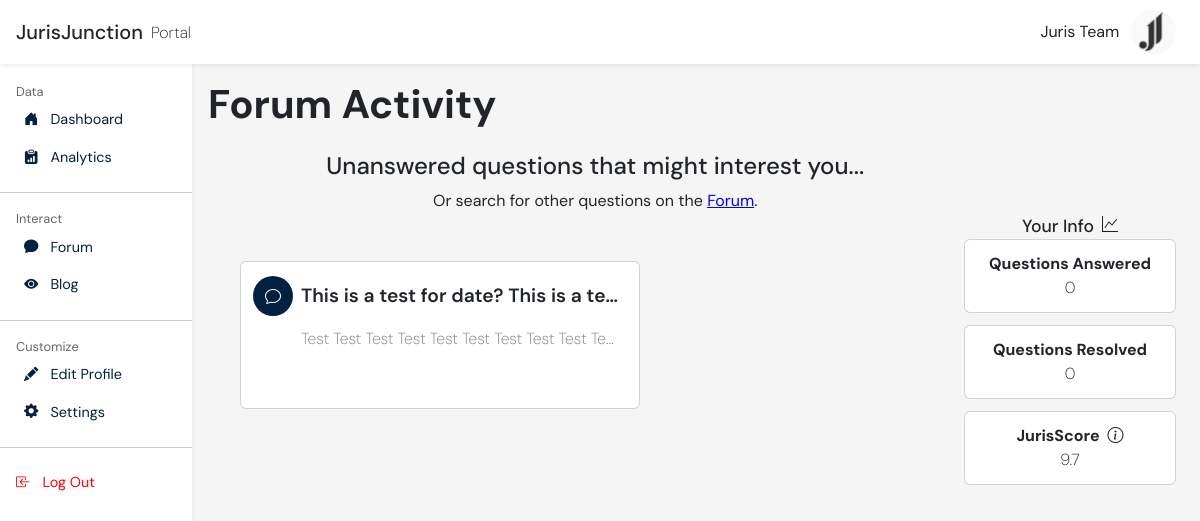
Page /profile_answer_forums/ (signed in) on the committed database.
### accounts/models.py (models this page shows, shortened)
class Professional(models.Model):
    user = models.OneToOneField(User, null=True, on_delete=models.CASCADE)
    unique_id = models.CharField(max_length=48, default=generate_unique_id, unique=True)
    email = models.EmailField()
    first_name = models.CharField(max_length=255)
    last_name = models.CharField(max_length=255)
    firm_name = models.CharField(null=True, max_length=255)
    contact_number = models.CharField(null=True, max_length=20)
    school_studied_at = models.CharField(null=True, max_length=255)
    designations = models.ManyToManyField(Designations)
    experience_years = models.PositiveIntegerField(null=True) #might delete
    fee_structure = models.TextField(null=True)
    num_of_reviews = models.IntegerField()
    average_rating = models.DecimalField(max_digits=3, decimal_places=1, null=True, blank=True)
    specialties = models.ManyToManyField(Specialties)
    languages = models.ManyToManyField(Languages)
    description = models.TextField(null=True)
    location = models.CharField(null=True, max_length=255)
    location_lat = models.FloatField(null=True, blank=True)
    location_long = models.FloatField(null=True, blank=True)
    profile_picture = models.ImageField(null=True, blank=True, default = '/main/default-pfp.jpg', upload_to='profile_pictures/')
    background_picture = models.ImageField(null=True, blank=True, default = '/main/default-background.png', upload_to='profile_pictures/background_photos/')
    subscription_status = models.BooleanField(null=True)
    created_at = models.DateTimeField(auto_now_add=True)
    updated_at = models.DateTimeField(auto_now=True)

### forum/models.py (models this page shows, shortened)
class ForumQuestion(models.Model):
    asker_email = models.EmailField()
    forum_question_title = models.CharField(max_length=300)
    forum_question = models.TextField()
    view_count = models.IntegerField()
    topics = models.ManyToManyField(Specialties)
    location = models.ForeignKey(Province, on_delete=models.CASCADE)
    created_at = models.DateTimeField(auto_now_add=True)
    resolved_status = models.BooleanField()

### accounts/views.py (the view)
# urls.py: path('profile_answer_forums/', accounts_views.user_answer_forum, name = "user_answer_forums"),
@login_required
def user_answer_forum(request):
    user = request.user
    current_professional = Professional.objects.get(user=request.user)
    curr_pro_topics = current_professional.specialties.all()
    top_questions = ForumQuestion.objects.filter(resolved_status=False)
    top_questions_related = top_questions.filter(topics__in=curr_pro_topics)
    if top_questions_related: top_questions=top_questions_related
    top_questions = top_questions.distinct()
    top_questions_list = list(top_questions)
    num_questions_to_sample = min(10, len(top_questions_list))
    top_questions = random.sample(top_questions_list, num_questions_to_sample)
    questions_answered = 0
    questions_resolved = 0
    for answers in ForumAnswers.objects.all():
        if answers.professional_answered.user == user:
            questions_answered += 1
            if answers.forum_question.resolved_status == True:
                questions_resolved += 1
    context = {
        'top_questions_list': top_questions_list,
        'questions_answered': questions_answered,
        'questions_resolved': questions_resolved
    }
    return render(request, 'accounts/user-answer-forum.html', context)

### accounts/templates/accounts/user-answer-forum.html (shortened to what this page needs)
{% load static %}
<!doctype html>
<html lang="en">
<head>
  <link href="https://cdn.jsdelivr.net/npm/bootstrap@5.2.1/dist/css/bootstrap.min.css" rel="stylesheet"
>
    <link rel="stylesheet" type="text/css" href="{% static 'css/user-answer-forum-styles.css' %}"/>
</head>
<body>
    {% include 'portal-navbar.html'%}
    <div class="main-content-container">
      <main>
      <h1 class="page-title">Forum Activity</h1>
      <div class="page-header-text">
        <h4>Unanswered questions that might interest you...</h4>
        <p>Or search for other questions on the <a href="{% url 'forum_home' %}" class="forum-link">Forum</a>.</p>
      </div>
        <div class="questions-and-stats-container">
          <div class="questions-container">
            {%for question in top_questions_list%}
            <a class="nav-link" href="{% url 'forum_question' pk=question.id%}">
              <div class="card question-card">
                <div class="question-icon-and-title">
                  <div class="icon-container">
                    <i class="bi bi-chat"></i>
                  </div>
                  <p class="question-title-text">{{question.forum_question_title}}</p>
                </div>
                <p class="question-content-text">{{question.forum_question}}</p>
              </div>
            </a>
            {%endfor%}
          </div>
          <div class="side-stats-container">
            <div class="side-stats-title-container">
              <p class="stats-title">Your Info</p>
              <i class="bi bi-graph-up"></i>
            </div>
            <div class="card stats-card">
            <p class="stats-card-title">Questions Answered</p>
            <p class="stats-card-value">{{questions_answered}}</p>
            </div>
            <div class="card stats-card">
              <p class="stats-card-title">Questions Resolved</p>
              <p class="stats-card-value">{{questions_resolved}}</p>
            </div>
            <div class="card stats-card">
              <div class="card-title-container">
                <p class="stats-card-title">JurisScore</p>
                <i class="bi bi-info-circle" data-bs-toggle="tooltip" data-bs-placement="left" title="This score is determined by the contributions you make to the forum. 5+ is good, and 9+ is excellent."></i>
              </div>
              <p class="stats-card-value">9.7</p>
            </div>
          </div>
        </div>
    </div>
</body>
</html>

### reused_templates/portal-navbar.html (shortened to what this page needs)
{% load static %}
<head>
 <link rel="stylesheet" href="https://cdn.jsdelivr.net/npm/bootstrap-icons@1.11.3/font/bootstrap-icons.min.css">
</head>
 <link rel="stylesheet" type="text/css" href="{% static 'css/portal-navbar-styles.css' %}"/>
 <nav class="navbar-container-computer shadow-sm">
    <div class="portal-title-box-container shadow-sm">
        <div class="logo-title">
            <h5>JurisJunction</h5>
            <p>Portal</p>
        </div>
        <div class="user-pfp-and-name">
            <p class="username-text">{{user.professional.first_name}} {{user.professional.last_name}}</p>
            <img class="pfp" src="{{user.professional.profile_picture.url}}">
        </div>
    </div>
    <div class="side-navbar-list-container">
        <ul class="navbar-items-container">
            <div class="section-content-container">
                <div class="section-title">
                    <p>Data</p>
                </div>
                <a class="navbar-link" href="{% url 'user_overview' %}">
                    <li class="nav-item">
                        <i class="bi bi-house-door-fill"></i>
                        <p class="nav-item-text">Dashboard</p>
                    </li>
                </a>
                <a class="navbar-link" href="{% url 'user_analytics' %}">
                    <li class="nav-item">
                        <i class="bi bi-clipboard-data-fill"></i>
                        <p class="nav-item-text">Analytics</p>
                    </li>
                </a>
                <hr>
            </div>
            <div class="section-content-container">
                <div class="section-title">
                    <p>Interact</p>
                </div>
                <a class="navbar-link" href="{% url 'user_answer_forums' %}">
                    <li class="nav-item">
                        <i class="bi bi-chat-fill"></i>
                        <p class="nav-item-text">Forum</p>
                    </li>
                </a>
                <a class="navbar-link" href="{% url 'user_blog_index' %}">
                    <li class="nav-item">
                        <i class="bi bi-eye-fill"></i>
                        <p class="nav-item-text">Blog</p>
                    </li>
                </a>
                <hr>
            </div>
            <div class="section-content-container">
                <div class="section-title">
                    <p>Customize</p>
                </div>
                <a class="navbar-link" href="{% url 'user_edit_profile' %}">
                    <li class="nav-item">
                        <i class="bi bi-pencil-fill"></i>
                        <p class="nav-item-text">Edit Profile</p>
                    </li>
                </a>
                <a class="navbar-link" href="{% url 'user_settings' %}">
                    <li class="nav-item">
                        <i class="bi bi-gear-fill"></i>
                        <p class="nav-item-text">Settings</p>
                    </li>
                </a>
                <hr>
            </div>
            <a class="logout-bullet" href="{% url 'user_logout' %}">
                <li class="nav-item">
                    <i class="bi bi-box-arrow-in-left"></i>
                    <p class="nav-item-text">Log Out</p>
                </li>
            </a>
        </ul>
    </div>
 </nav>

### accounts/static/css/user-answer-forum-styles.css (style rules this page uses)
a, a:hover { text-decoration: none; color: inherit; }
.page-header-text { width: 80%; text-align: center; }
.forum-link { text-decoration: underline; color: blue; }
.questions-and-stats-container { display: flex; }
.questions-container { padding:48px; width: 80%; display: flex; flex-wrap: wrap; justify-content: flex-start; }
.question-card { padding:12px; width:400px; height: 148px; align-self: flex-start; margin-bottom: 24px; margin-right: 24px; }
.question-icon-and-title { display: flex; flex-direction: row; align-items: center; }
.bi-chat { color: white; background-color: #022140; border-radius: 50%; height: 40px; width: 40px; display: flex; align-items: center; justify-content: center; }
.question-title-text { font-weight: 600; font-size: 1.2rem; margin:8px; white-space: nowrap; overflow: hidden; text-overflow: ellipsis; }
.question-content-text { color: #7d7d7d; font-weight: 200; padding: 8px 8px 8px 48px; white-space: nowrap; overflow: hidden; text-overflow: ellipsis; }
.side-stats-container { margin-right: 24px; display: flex; flex-direction: column; }
.side-stats-title-container { display: flex; justify-content: center; }
.side-stats-title-container i { margin-left: 8px; }
.stats-title { font-size: 1.1rem; font-weight: 500; }
.stats-card { padding:12px; width:212px; margin-bottom: 12px; }
.stats-card-title { font-weight: bold; text-align: center; }
.stats-card-value { font-weight: 200; text-align: center; }
.card-title-container { display: flex; justify-content: center; }
.card-title-container i { margin-left: 8px; }

### reused_templates/static/css/portal-navbar-styles.css (style rules this page uses)
body { font-family: 'DM Sans', sans-serif; background-color: rgb(0,0,0,0.04); }
html { font-family: 'DM Sans', sans-serif; }
p { margin-bottom: 0; }
.portal-title-box-container { display: flex; background-color: white; width: 100vw; height: 64px; position: absolute; z-index: 1001; }
.side-navbar-list-container { position: fixed; top:0; left:0; height: 100vh; width:16%; }
.navbar-container-computer { position: fixed; background-color: white; height: 100vh; width: 16%; z-index: 1000; top:0; left:0; }
.navbar-items-container { display: flex; flex-direction: column; list-style-type: none; padding-left: 0; margin-top:82px; height: calc(100vh - 82px); margin-bottom: 0; }
.main-content-container { margin-top:64px; width: 84%; margin-left: 16%; }
.navbar-link { text-decoration: none; color: #022140; padding: 8px; display: inline-block; width: 92%; margin-left: 8px; }
.section-title { font-size: 0.8rem; color: rgb(0,0,0,0.6); padding-left: 16px; }
.nav-item { display: flex; padding-left: 8px; font-size: 0.9rem; }
.nav-item-text { padding-left:12px; }
.logout-bullet { text-decoration: none; color: red; padding: 8px; }
.user-pfp-and-name { display: flex; margin-left: auto; align-items: center; justify-content: flex-end; margin-right: 24px; }
.logo-title { display: flex; align-items: center; margin-left: 16px; }
.logo-title h5 { margin-bottom: 0; }
.logo-title p { font-weight: 200; margin-top:2px; margin-left: 8px; }
.pfp { width: auto; height: 70%; clip-path: circle(); margin-left: 12px; }
.page-title { margin-right: auto; padding:16px; font-weight: bold; }

### rows in the picture
ForumQuestion: forum_question_title "This is a test for date? This is a te…", forum_question "Test Test Test Test Test Test Test Test Test Te…"

### other values in the picture
{{ user.professional.first_name }} "Juris"
{{ user.professional.last_name }} "Team"
{{ questions_answered }} "0"
{{ questions_resolved }} "0"
